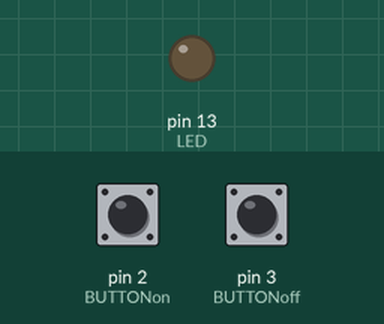
The sketch below on a simulated Arduino Uno, built with avr-gcc and run on an emulated ATmega328P. Parts: output pins drawn as LEDs (lit = HIGH). Inputs (shaded band) come from the test bench; at power-on: pin 2 (BUTTONon) LOW, pin 3 (BUTTONoff) LOW.

Above: at 1.2 s.
1.3 s: pin 2 (BUTTONon) pulled HIGH for 0.15 s
At 1.7 s:
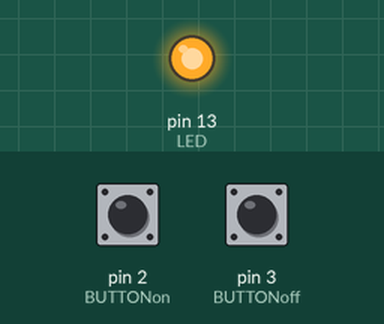
2.9 s: pin 3 (BUTTONoff) pulled HIGH for 0.15 s
At 4.1 s:
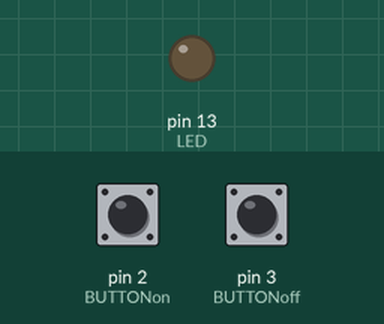
4.5 s: pin 2 (BUTTONon) pulled HIGH for 1 s
At 5.3 s:
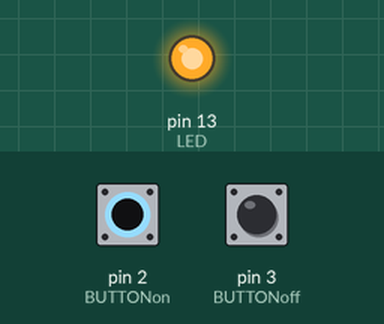
Timing chart, 0 to 7.5 s (numbered marks = the images above; inputs shaded):
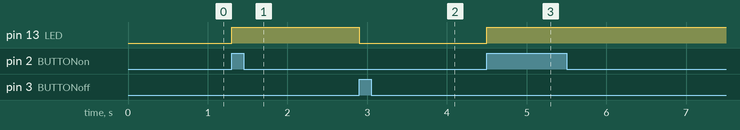

The sketch:

LED_eyes_Robot.ino
```cpp
const int LED = 13;
const int BUTTONon = 2;
const int BUTTONoff = 3;

void setup( ){
  pinMode(LED,OUTPUT);
  pinMode(BUTTONon,INPUT);
  pinMode(BUTTONoff,INPUT);
}

void loop(){
  if(digitalRead(BUTTONon) == HIGH){
    digitalWrite(LED,HIGH);
  }
    else if(digitalRead(BUTTONoff) == HIGH){
    digitalWrite(LED,LOW);
      }
}
```

Measured:
- after the input at 1.3 s, pin 13 (LED): LOW → HIGH at once
- after the input at 2.9 s, pin 13 (LED): HIGH → LOW at once
- after the input at 4.5 s, pin 13 (LED): LOW → HIGH at once
